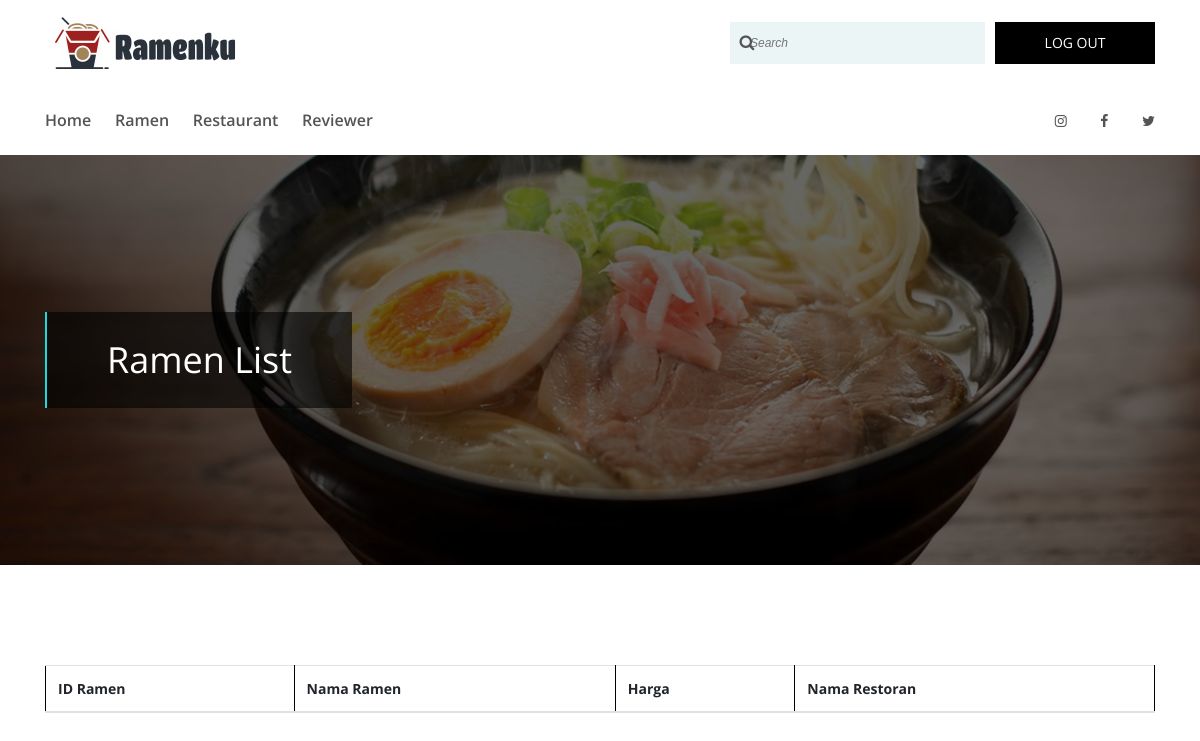
Page /view/Admin/ramen-review.php on the earlier database version.
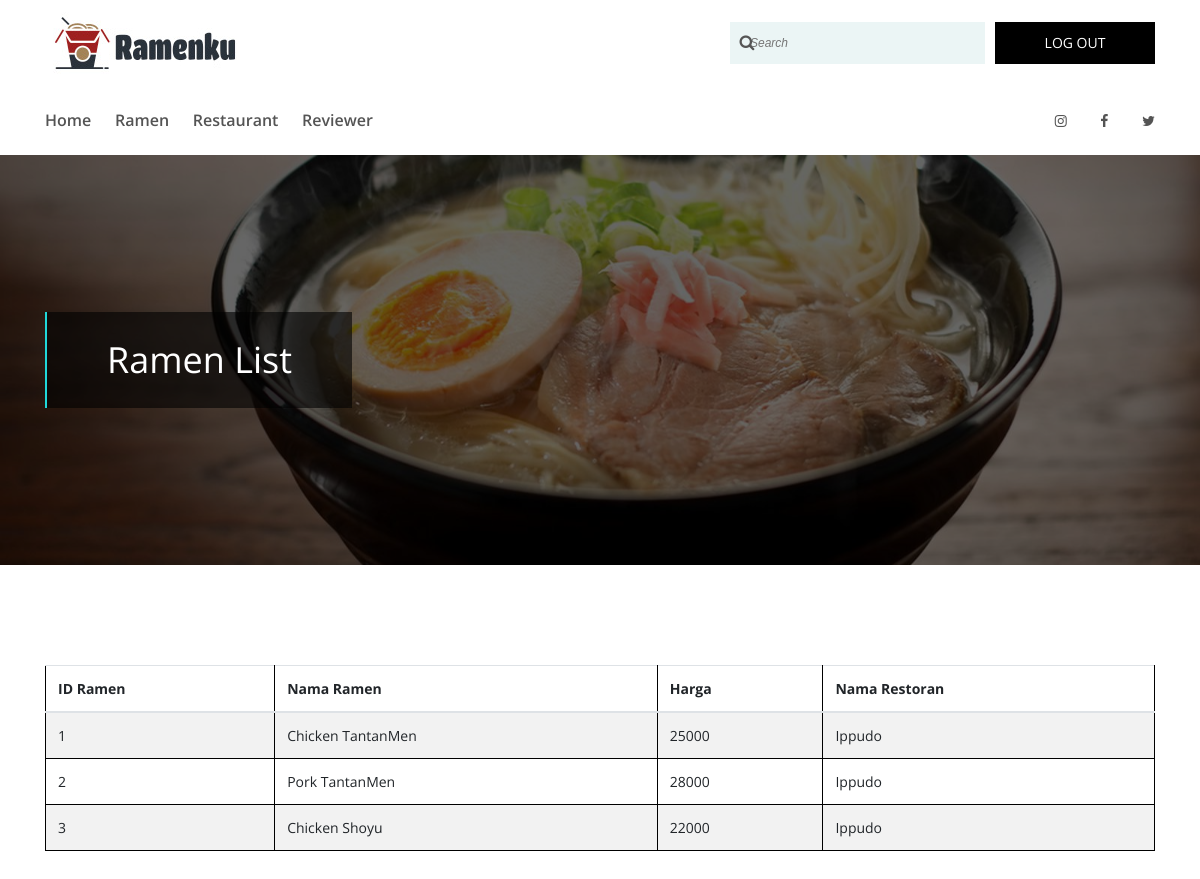
Same page on the later database version.
### tables this page shows
CREATE TABLE `dibuatdi` (
  `idRamen` int(20) NOT NULL,
  `idRestoran` int(20) NOT NULL
);

CREATE TABLE `ramen` (
  `idRamen` int(20) NOT NULL,
  `namaRamen` varchar(20) NOT NULL,
  `harga` int(20) NOT NULL
);

CREATE TABLE `restoran` (
  `idRestoran` int(20) NOT NULL,
  `idKota` int(20) NOT NULL,
  `namaRestoran` varchar(100) NOT NULL
);

### view/Admin/ramen-review.php (the view, shortened to what the changed rows need)
<?php
    include ("../../controller/db_connect.php")
?>
<!DOCTYPE html>
<html lang="en">
<head>
    <link rel="stylesheet" href="../lib/admin/style.css">
</head>
<body>
    <div class="breadcrumb-area bg-img bg-overlay" style="background-image: url(../lib/admin/img/bg-img/carousel1.jpg);">
        <div class="container h-100">
            <div class="row h-100 align-items-center">
                <div class="col-12">
                    <div class="breadcrumb-text">
                        <h2>Ramen List</h2>
                    </div>
                </div>
            </div>
        </div>
    </div>
    <section class="game-review-area section-padding-100">
        <div class="container">
            <div class="row">
                <div class="col-12">
                    <div>
                        <table class="table table-hover table-striped" id="table_ramen">
                            <thead>
                                <tr>
                                    <th>ID Ramen</th>
                                    <th>Nama Ramen</th>
                                    <th>Harga</th>
                                    <th>Nama Restoran</th>
                                </tr>
                            </thead>
                            <tbody>
                                <?php
                                    $sql = "select * from ramen
                                                inner join dibuatdi on ramen.idRamen = dibuatdi.idRamen
                                                inner join restoran on restoran.idRestoran = dibuatdi.idRestoran";
                                    $resultRamenList = mysqli_query($connection, $sql);
                                    while ($row = mysqli_fetch_array($resultRamenList)) {
                                        echo "<tr>";
                                        echo "<td>" . $row['idRamen'] . "</td>";
                                        echo "<td>" . $row['namaRamen'] . "</td>";
                                        echo "<td>" . $row['harga'] . "</td>";
                                        echo "<td>" . $row['namaRestoran'] . "</td>";
                                        echo "</tr>";
                                    }
                                ?>
                            </tbody>
                        </table>
                    </div>
                </div>
            </div>
        </div>
    </section>
</body>
</html>

Differences in the rows shown:
added dibuatdi: idRamen "1", idRamen.namaRamen "Chicken TantanMen", idRamen.harga "25000", idRestoran.namaRestoran "Ippudo"
added dibuatdi: idRamen "2", idRamen.namaRamen "Pork TantanMen", idRamen.harga "28000", idRestoran.namaRestoran "Ippudo"
added dibuatdi: idRamen "3", idRamen.namaRamen "Chicken Shoyu", idRamen.harga "22000", idRestoran.namaRestoran "Ippudo"
